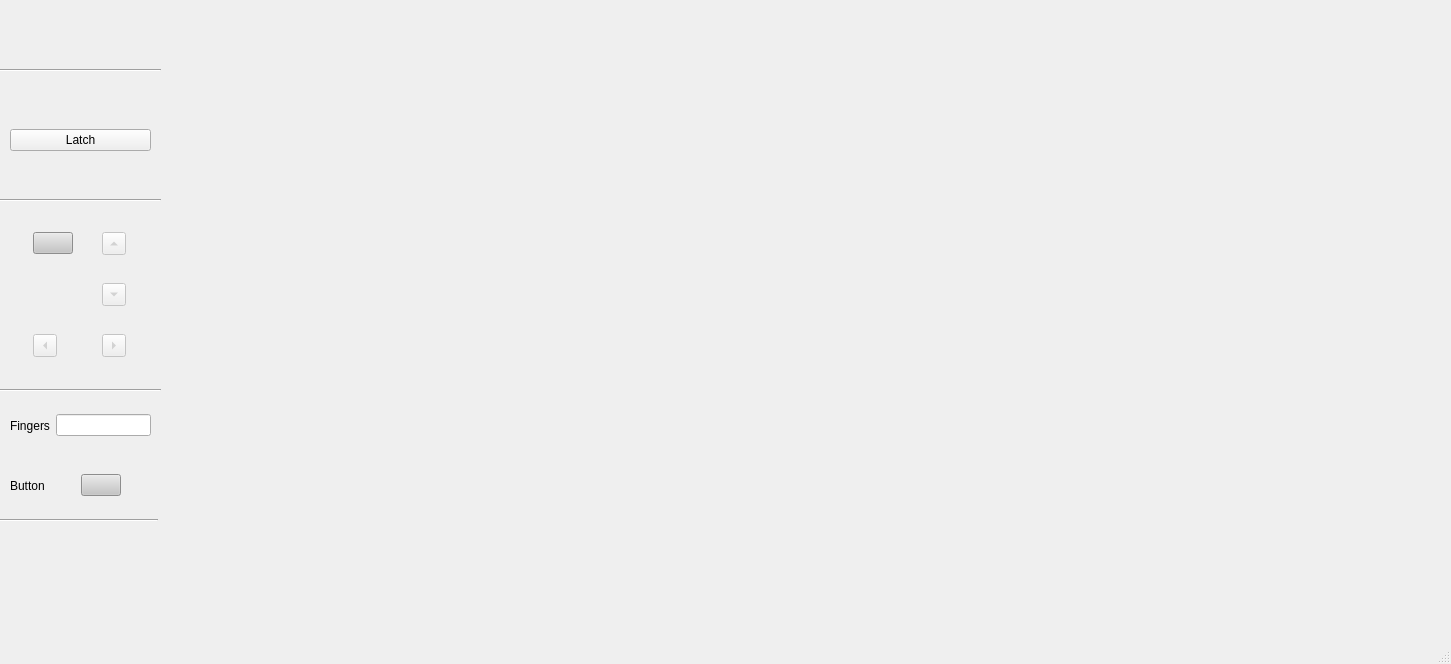
<?xml version="1.0" encoding="UTF-8"?>
<ui version="4.0">
 <class>MainWindow</class>
 <widget class="QMainWindow" name="MainWindow">
  <property name="geometry">
   <rect>
    <x>0</x>
    <y>0</y>
    <width>1451</width>
    <height>664</height>
   </rect>
  </property>
  <property name="windowTitle">
   <string>OpenCV</string>
  </property>
  <widget class="QWidget" name="centralwidget">
   <widget class="QLabel" name="videoFrame">
    <property name="geometry">
     <rect>
      <x>160</x>
      <y>2</y>
      <width>1271</width>
      <height>611</height>
     </rect>
    </property>
    <property name="text">
     <string/>
    </property>
   </widget>
   <widget class="QWidget" name="verticalLayoutWidget">
    <property name="geometry">
     <rect>
      <x>10</x>
      <y>90</y>
      <width>141</width>
      <height>101</height>
     </rect>
    </property>
    <layout class="QVBoxLayout" name="verticalLayout">
     <item>
      <widget class="QPushButton" name="latch_button">
       <property name="text">
        <string>Latch</string>
       </property>
       <property name="shortcut">
        <string>Z</string>
       </property>
       <property name="autoRepeat">
        <bool>true</bool>
       </property>
      </widget>
     </item>
    </layout>
   </widget>
   <widget class="QWidget" name="gridLayoutWidget">
    <property name="geometry">
     <rect>
      <x>10</x>
      <y>210</y>
      <width>141</width>
      <height>171</height>
     </rect>
    </property>
    <layout class="QGridLayout" name="gridLayout">
     <item row="0" column="1">
      <widget class="QToolButton" name="up_arrow">
       <property name="enabled">
        <bool>false</bool>
       </property>
       <property name="text">
        <string/>
       </property>
       <property name="arrowType">
        <enum>Qt::UpArrow</enum>
       </property>
      </widget>
     </item>
     <item row="2" column="0">
      <widget class="QToolButton" name="left_arrow">
       <property name="enabled">
        <bool>false</bool>
       </property>
       <property name="text">
        <string/>
       </property>
       <property name="arrowType">
        <enum>Qt::LeftArrow</enum>
       </property>
      </widget>
     </item>
     <item row="1" column="1">
      <widget class="QToolButton" name="down_arrow">
       <property name="enabled">
        <bool>false</bool>
       </property>
       <property name="text">
        <string/>
       </property>
       <property name="arrowType">
        <enum>Qt::DownArrow</enum>
       </property>
      </widget>
     </item>
     <item row="2" column="1">
      <widget class="QToolButton" name="right_arrow">
       <property name="enabled">
        <bool>false</bool>
       </property>
       <property name="text">
        <string/>
       </property>
       <property name="arrowType">
        <enum>Qt::RightArrow</enum>
       </property>
      </widget>
     </item>
     <item row="0" column="0">
      <widget class="QPushButton" name="stop">
       <property name="styleSheet">
        <string notr="true">background-color :rgb(197, 197, 197) ;
border-color: rgb(42, 42, 42);</string>
       </property>
       <property name="text">
        <string/>
       </property>
      </widget>
     </item>
    </layout>
   </widget>
   <widget class="Line" name="line_2">
    <property name="geometry">
     <rect>
      <x>0</x>
      <y>190</y>
      <width>161</width>
      <height>20</height>
     </rect>
    </property>
    <property name="orientation">
     <enum>Qt::Horizontal</enum>
    </property>
   </widget>
   <widget class="Line" name="line_3">
    <property name="geometry">
     <rect>
      <x>0</x>
      <y>380</y>
      <width>161</width>
      <height>20</height>
     </rect>
    </property>
    <property name="orientation">
     <enum>Qt::Horizontal</enum>
    </property>
   </widget>
   <widget class="Line" name="line_4">
    <property name="geometry">
     <rect>
      <x>0</x>
      <y>60</y>
      <width>161</width>
      <height>20</height>
     </rect>
    </property>
    <property name="orientation">
     <enum>Qt::Horizontal</enum>
    </property>
   </widget>
   <widget class="Line" name="line_5">
    <property name="geometry">
     <rect>
      <x>-3</x>
      <y>510</y>
      <width>161</width>
      <height>20</height>
     </rect>
    </property>
    <property name="orientation">
     <enum>Qt::Horizontal</enum>
    </property>
   </widget>
   <widget class="QWidget" name="horizontalLayoutWidget">
    <property name="geometry">
     <rect>
      <x>10</x>
      <y>400</y>
      <width>141</width>
      <height>51</height>
     </rect>
    </property>
    <layout class="QHBoxLayout" name="horizontalLayout">
     <item>
      <widget class="QLabel" name="label">
       <property name="enabled">
        <bool>true</bool>
       </property>
       <property name="text">
        <string>Fingers</string>
       </property>
      </widget>
     </item>
     <item>
      <widget class="QLineEdit" name="lineEdit">
       <property name="enabled">
        <bool>true</bool>
       </property>
      </widget>
     </item>
    </layout>
   </widget>
   <widget class="QWidget" name="horizontalLayoutWidget_2">
    <property name="geometry">
     <rect>
      <x>10</x>
      <y>460</y>
      <width>141</width>
      <height>51</height>
     </rect>
    </property>
    <layout class="QHBoxLayout" name="horizontalLayout_3">
     <item>
      <widget class="QLabel" name="label_2">
       <property name="enabled">
        <bool>true</bool>
       </property>
       <property name="text">
        <string>Button</string>
       </property>
      </widget>
     </item>
     <item>
      <spacer name="horizontalSpacer_2">
       <property name="orientation">
        <enum>Qt::Horizontal</enum>
       </property>
       <property name="sizeHint" stdset="0">
        <size>
         <width>40</width>
         <height>20</height>
        </size>
       </property>
      </spacer>
     </item>
     <item>
      <widget class="QPushButton" name="button">
       <property name="styleSheet">
        <string notr="true">background-color :rgb(197, 197, 197) ;
border-color: rgb(42, 42, 42);</string>
       </property>
       <property name="text">
        <string/>
       </property>
      </widget>
     </item>
     <item>
      <spacer name="horizontalSpacer">
       <property name="orientation">
        <enum>Qt::Horizontal</enum>
       </property>
       <property name="sizeHint" stdset="0">
        <size>
         <width>40</width>
         <height>20</height>
        </size>
       </property>
      </spacer>
     </item>
    </layout>
   </widget>
  </widget>
  <widget class="QMenuBar" name="menubar">
   <property name="geometry">
    <rect>
     <x>0</x>
     <y>0</y>
     <width>1451</width>
     <height>27</height>
    </rect>
   </property>
  </widget>
  <widget class="QStatusBar" name="statusbar"/>
 </widget>
 <resources/>
 <connections/>
</ui>
